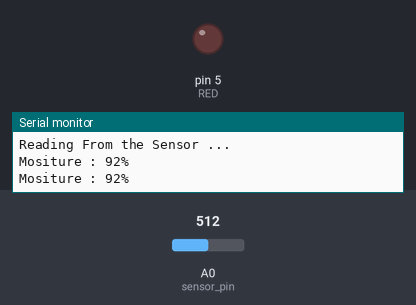
This sketch was run on a simulated Arduino Uno, built with avr-gcc and run on an emulated ATmega328P. Parts: output pins drawn as LEDs (lit = HIGH), the last lines printed to the serial monitor. Dashed ring = blinking. The inputs (shaded band) are chosen by the test bench; at power-on: A0 (sensor_pin) = 512.

Above: at 6.2 s.
6.3 s: A0 (sensor_pin) set to 797
9.2 s: A0 (sensor_pin) set to 821
At 11.3 s:
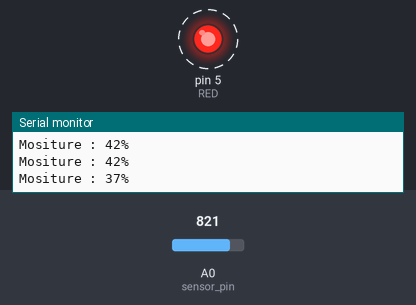
Timing chart, 0 to 19.2 s (numbered marks = the images above; inputs shaded):
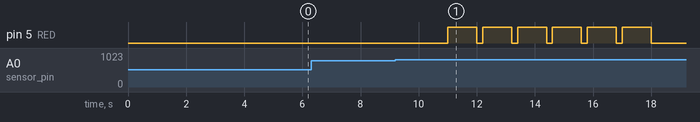

Measured:
- the behaviour switches between 808 and 809 on A0 (sensor_pin) (found by bisection; images 0 and 1)
- after the input at 9.2 s, pin 5 (RED): alternates HIGH for 1.0 s and LOW for 0.20 s, starting after 1.8 s

The sketch:

Irrigation-Control.ino
```cpp
int sensor_pin = A0;
int output_value ;
int val;
int moi;
int RED = 5;
int GREEN = 6;
int PUMP = 7;

void setup() {
   pinMode(RED,OUTPUT);
   Serial.begin(9600);
   Serial.println("Reading From the Sensor ...");
   delay(2000);
   digitalWrite(PUMP, 1);
   delay(3000);
   }

void loop() {
   output_value= analogRead(sensor_pin);
   output_value = map(output_value,550,0,0,100);
   val = output_value*1;
   val = val+86;
   Serial.print("Mositure : ");
   Serial.print(val);
   Serial.println("%");
   delay(1000);
if (val< 40)   // for dry soil
{
  for(int x=0; x<=5; x++){
  digitalWrite (RED, 1);
    delay(1000);
    digitalWrite (RED, 0);
    delay(200);
    }
  digitalWrite(PUMP, 1);
  }
  if (val> 80)   // for wet soil
{

  digitalWrite(PUMP, 0);
  }
  }
```
